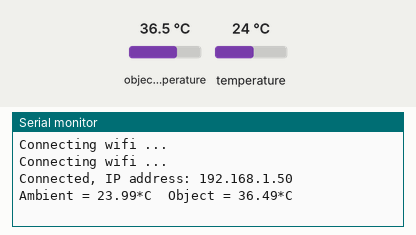
A sketch run on a simulated ESP8266 (NodeMCU). Parts: the last lines printed to the serial monitor. The inputs (shaded band) are chosen by the test bench; at power-on: object temperature 36.5 °C, temperature 24 °C. WiFi joins after 1.5 s; servers stay silent unless stated; uploads are accepted with an empty reply.

Above: at 3.2 s.
3.3 s: object temperature set to 20 °C
At 3.3 s:
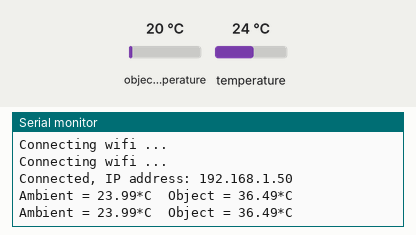
4.8 s: temperature set to 12 °C
At 6.1 s:
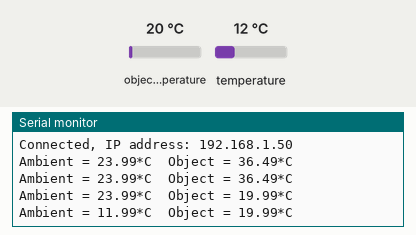
6.3 s: object temperature set to 26 °C
At 7.8 s:
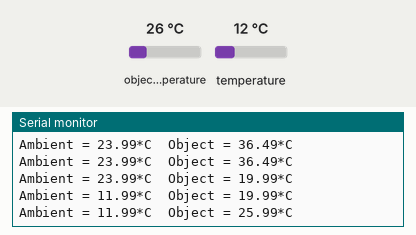
Timing chart, 0 to 9.3 s (numbered marks = the images above; inputs shaded):
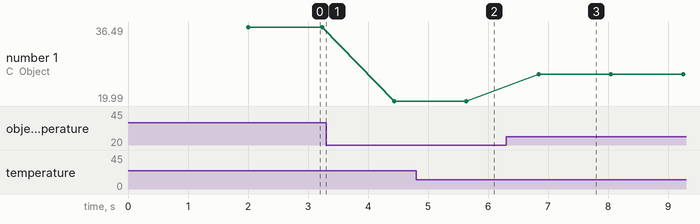

The sketch:

donhietdo.ino
```cpp
#include <Wire.h>
#include <Adafruit_MLX90614.h>
#include <ESP8266WiFi.h>
#include <ESP8266HTTPClient.h>
#include <ArduinoJson.h>

Adafruit_MLX90614 mlx = Adafruit_MLX90614();
const char* ssid = "bullshit";
const char* password = "tumotdenchin";
const char* server = "http://192.168.137.101:5000/logs";

void setup() {
  Serial.begin(9600);
  mlx.begin();
  WiFi.begin(ssid, password);

  while (WiFi.status() != WL_CONNECTED)
  {
    delay(1000);
    Serial.println("Connecting wifi ...");
  }

  Serial.print("Connected, IP address: ");
  Serial.println(WiFi.localIP());
}

void loop() {

  if (WiFi.status() == WL_CONNECTED) {
    StaticJsonBuffer<300> JSONbuffer;   //Declaring static JSON buffer
    JsonObject& JSONencoder = JSONbuffer.createObject();

    JSONencoder["temperature_object"] = mlx.readObjectTempC();
    JSONencoder["temperature_ambient"] = mlx.readAmbientTempC();
    char JSONmessageBuffer[300];
    JSONencoder.prettyPrintTo(JSONmessageBuffer, sizeof(JSONmessageBuffer));

    HTTPClient http; //Object of class HTTPClient
    http.begin(server);
    http.addHeader("Content-Type", "application/json");  //Specify content-type header

    //Serial.println("POST TO SERVER ...");
    Serial.print("Ambient = "); Serial.print(mlx.readAmbientTempC());
    Serial.print("*C\tObject = "); Serial.print(mlx.readObjectTempC()); Serial.println("*C");
    int httpCode = http.POST(JSONmessageBuffer);   //Send the request
    String payload = http.getString();
    //Serial.print("SERVER RESPOSNE CODE: ");Serial.println(httpCode);

  } else {
    Serial.println("Disconnect Wifi ...");
  }

  Serial.println();
  delay(1000);
}
```

Measured:
- after the input at 4.8 s, the serial monitor: prints a new line after 0.84 s (image 2)
- after the input at 6.3 s, the serial monitor: prints a new line after 0.54 s (image 3)
- plotted number 1: 36.49 → 19.99 after the input at 3.3 s, 19.99 → 25.99 after the input at 6.3 s
